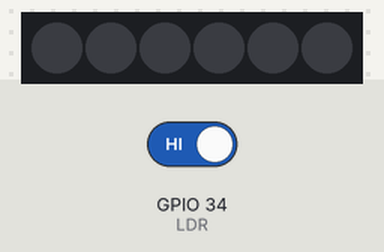
A sketch run on a simulated ESP32. Shown: 6 RGB LEDs in strip order, left to right. Inputs (shaded band) come from the test bench; at power-on: GPIO 34 (LDR) HIGH.

Above: at 1.4 s.
1.5 s: GPIO 34 (LDR) driven LOW
At 2.3 s:
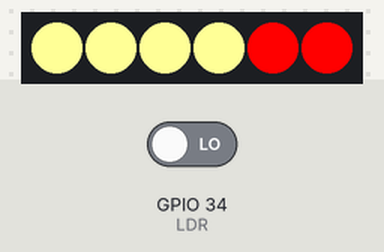
3.0 s: GPIO 34 (LDR) driven HIGH
At 3.5 s:
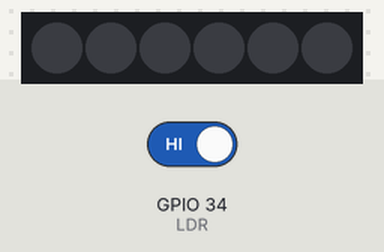
Timing chart, 0 to 6.0 s (numbered marks = the images above; inputs shaded):
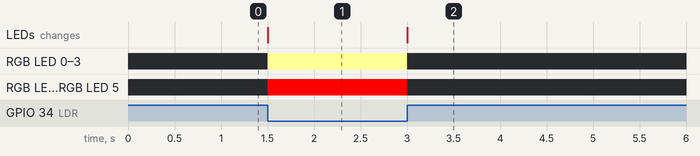

The sketch:

ExperimentSix.ino
```cpp
#include <Adafruit_NeoPixel.h>

#define NEOPIXEL_PIN 5
#define NUM_PIXELS 6

#define LDR 34

Adafruit_NeoPixel NeoPixel(NUM_PIXELS, NEOPIXEL_PIN, NEO_GRB + NEO_KHZ800);

void setup() {
  NeoPixel.begin(); // initialize NeoPixel strip object (REQUIRED)

  delay (200);

  NeoPixel.clear(); // Start the program with lights off
  NeoPixel.show(); // update to the NeoPixel Led Strip

  pinMode(LDR, INPUT); // Init the LDR
}

void loop() {
  if (digitalRead(LDR) == LOW)
  {
    // Turn on the lights

    // The front leds will be white (because of the blue tint we put it on 150)
    NeoPixel.setPixelColor(0, NeoPixel.Color(255, 255, 150));
    NeoPixel.setPixelColor(1, NeoPixel.Color(255, 255, 150));
    NeoPixel.setPixelColor(2, NeoPixel.Color(255, 255, 150));
    NeoPixel.setPixelColor(3, NeoPixel.Color(255, 255, 150));

    // The back leds will be red
    NeoPixel.setPixelColor(4, NeoPixel.Color(255, 0, 0));
    NeoPixel.setPixelColor(5, NeoPixel.Color(255, 0, 0));

    // Winkers will be yellow
    //NeoPixel.setPixelColor(2, NeoPixel.Color(255, 100, 0));
    //NeoPixel.setPixelColor(3, NeoPixel.Color(255, 100, 0));

    NeoPixel.show(); // update to the NeoPixel Led Strip

  }
  else
  {
    // Turn off the lights
    NeoPixel.clear(); // Start the program with lights off
    NeoPixel.show(); // update to the NeoPixel Led Strip

  }
}
```

Measured:
- after the input at 1.5 s, RGB LED 0–3: off → RGB(255, 255, 150) at once; RGB LED 4, RGB LED 5: off → RGB(255, 0, 0) at once; the LEDs: change at once (image 1)
- after the input at 3.0 s, RGB LED 0–3: RGB(255, 255, 150) → off at once; RGB LED 4, RGB LED 5: RGB(255, 0, 0) → off at once; the LEDs: change at once (image 2)
